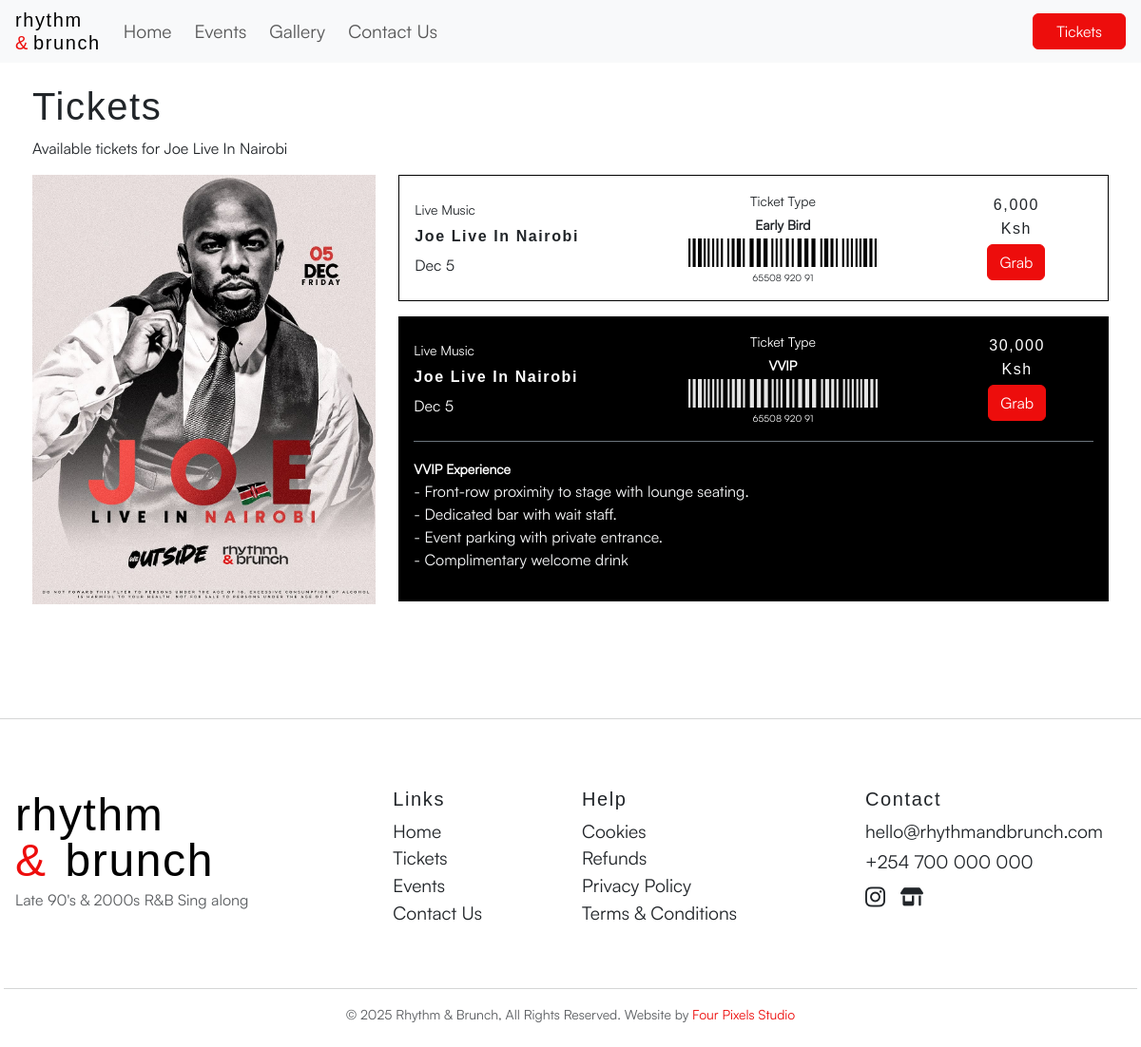
The page /tickets/ on the database its author committed.
### events/models.py (models this page shows, shortened)
class Event(models.Model):
    name = models.CharField(max_length=200, null=True, blank=True)
    poster = models.ImageField(upload_to="event_posters/", blank=True, null=True)
    poster_url = models.TextField(null=True, blank=True)
    date = models.DateField(null=True, blank=True)
    start_time = models.TimeField(null=True, blank=True)
    end_time = models.TimeField(null=True, blank=True)
    location = models.CharField(max_length=255, null=True, blank=True)
    venue = models.CharField(max_length=255, null=True, blank=True)
    disclaimer = models.TextField(null=True, blank=True)
    keywords = models.TextField(null=True, blank=True)
    description = models.TextField(null=True, blank=True)
    slug = models.SlugField(unique=True, null=True, blank=True)
    likes = models.CharField(default=0, max_length=9, null=True, blank=True)
    google_maps_link = models.TextField(null=True, blank=True)
    ticket_link = models.TextField(null=True, blank=True)
    meta_thumbnail = ResizedImageField(size=[1200, 630], crop=['middle', 'center'], quality=75, upload_to='thumbnails/', blank=True, null=True)
    small_poster = ResizedImageField(quality=75, upload_to='thumbnails/', blank=True, null=True)
    online = models.BooleanField(default=False)
    delete = models.BooleanField(default=False)
    created_at = models.DateTimeField(default=timezone.now)
    published_at = models.DateTimeField(blank=True, null=True)
    updated_at = models.DateTimeField(auto_now=True)
    hit_count_generic = GenericRelation(HitCount, object_id_field="object_pk", related_query_name="hit_count_generic_relation")
    @property
    def get_poster(self):
        if self.poster:
            return self.poster.url
        if self.poster_url:
            return self.poster_url
        return static('rhythymandbrunch_poster.jpg')
    class Meta:
        verbose_name = "Event"
        verbose_name_plural = "Events"
        ordering = ['-date']
    @property
    def get_tickets(self):
        if TicketCategory.objects.filter(event=self).exists():
            return TicketCategory.objects.filter(event=self)
        return None

class TicketCategory(models.Model):
    event = models.ForeignKey(Event, on_delete=models.CASCADE)
    category_name = models.CharField(max_length=50, blank=True, unique=False)
    price = models.DecimalField(max_digits=10, decimal_places=2)
    perks = models.TextField(blank=True)
    admits = models.IntegerField(default=1)
    sold_out = models.BooleanField(default=False)
    ticket_link = models.TextField(blank=True, null=True)

### tickets/views.py (the view)
# urls.py: path("tickets/", include("tickets.urls")),
def tickets(request):
    context = {
        "title_tag": "Tickets",
        "latest_event": Event.objects.latest("date"),
    }
    return render(request, "tickets.html", context)

### tickets/templates/tickets.html (shortened to what this page needs)
{% extends 'base.html' %}
{% block body %}
{% load static %}
{% load humanize %}
<main class="container-fluid">
    <div class="container px-1 py-5">
        <div class="row mt-4">
            <div class="col-12">
                <div class="row mt-3">
                    <div class="col-sm-12 col-lg-5">
                        <h1 data-aos="fade-up" data-aos-delay="50">Tickets</h1>
                        <p data-aos="fade-up" data-aos-delay="70">Available tickets for {{ latest_event.name }}</p>
                    </div>
                </div>
            </div>
            <div class="col-sm-12 col-lg-4 mb-4" data-aos="fade-up" data-aos-delay="100">
                <img src="{{ latest_event.get_poster }}" alt="{{ latest_event.name }}'s Poster" class="img-fluid w-100">
            </div>
            <div class="col-sm-12 col-lg-8">
                {% for ticket in latest_event.get_tickets %}
                {% if forloop.counter|divisibleby:"2" %}
                <div class="bg-black rounded-0 p-3 mb-3" data-aos="fade-up" data-aos-delay="{{ forloop.counter0 }}00" data-aos-duration="600">
                    <div class="row justify-content-between align-items-center">
                        <div class="col-4 col-lg-4">
                            <div class="d-flex flex-column gap-2 align-items-start">
                                <small class="text-white">Live Music</small>
                                <h6 class="fw-bold my-0 text-white">{{ ticket.event.name }}</h6>
                                <p class="my-0 text-white">{{ ticket.event.date|date:"M j" }}</p>
                            </div>
                        </div>
                        <div class="col-4 col-lg-5">
                            <div class="d-flex flex-column gap-1 align-items-center">
                                <small class="text-white">Ticket Type</small>
                                <small class="fw-bold text-white">{{ ticket.category_name }}</small>
                                <img src="{% static 'img/barcode.png' %}" alt="" style="filter:invert(.9); height: 30px; width: 70%; object-fit: cover;" class="img-fluid">
                                <small class="text-sm no-link text-white">65508 920 91</small>
                            </div>
                        </div>
                        <div class="col-4 col-lg-3">
                            <div class="d-flex flex-column gap-1 align-items-center">
                                <h6 class="my-0 text-white">{{ ticket.price|floatformat:0|intcomma }}</h6>
                                <p class="my-0 text-white fs-primary">Ksh</p>
                                {% if ticket.sold_out %}
                                <button role="button" class="btn btn-outline-primary" data-aos="fade-right" data-aos-delay="{{ forloop.counter0 }}00" data-aos-duration="600" disabled><s>Sold Out</s></button>
                                {% else%}
                                <a href="{{ ticket.ticket_link }}" target="_blank" class="btn btn-primary" data-aos="fade-right" data-aos-delay="{{ forloop.counter0 }}00" data-aos-duration="600">Grab</a>
                                {% endif %}
                            </div>
                        </div>
                        {% if ticket.perks %}
                        <div class="col-12">
                            <div class="border-top border-secondary my-3 px-2"></div>
                            <small class="fw-bold text-white">{{ ticket.category_name }} Experience</small>
                            <div class="my-0 text-light">{{ ticket.perks|linebreaks }}</div>
                        </div>
                        {% endif %}
                    </div>
                </div>
                {% else %}
                <div class="border border-black rounded-0 p-3 mb-3" data-aos="fade-up" data-aos-delay="{{ forloop.counter0 }}00" data-aos-duration="600">
                    <div class="row justify-content-between align-items-center">
                        <div class="col-4 col-lg-4">
                            <div class="d-flex flex-column gap-2 align-items-start">
                                <small>Live Music</small>
                                <h6 class="fw-bold my-0">{{ ticket.event.name }}</h6>
                                <p class="my-0">{{ ticket.event.date|date:"M j" }}</p>
                            </div>
                        </div>
                        <div class="col-4 col-lg-5">
                            <div class="d-flex flex-column gap-1 align-items-center">
                                <small>Ticket Type</small>
                                <small class="fw-bold">{{ ticket.category_name }}</small>
                                <img src="{% static 'img/barcode.png' %}" alt="" style="height: 30px; width: 70%; object-fit: cover;" class="img-fluid">
                                <small class="text-sm no-link">65508 920 91</small>
                            </div>
                        </div>
                        <div class="col-4 col-lg-3">
                            <div class="d-flex flex-column gap-1 align-items-center">
                                <h6 class="my-0">{{ ticket.price|floatformat:0|intcomma }}</h6>
                                <p class="my-0 fs-primary">Ksh</p>
                                {% if ticket.sold_out %}
                                <button role="button" class="btn btn-outline-primary" data-aos="fade-right" data-aos-delay="{{ forloop.counter0 }}00" data-aos-duration="600" disabled><s>Sold Out</s></button>
                                {% else%}
                                <a href="{{ ticket.ticket_link }}" target="_blank" class="btn btn-primary" data-aos="fade-right" data-aos-delay="{{ forloop.counter0 }}00" data-aos-duration="600">Grab</a>
                                {% endif %}
                            </div>
                        </div>
                    </div>
                </div>
                {% endif %}
                {% endfor %}
            </div>
        </div>
    </div>
</main>
{% endblock %}

### frontend/templates/base.html (shortened to what this page needs)
{% load static %}
<!DOCTYPE html>
<html lang="en">
    <head>
        {% include "head.html" %}
    </head>
    <body>
        {% include "navbar.html" %}
        <div class="px-0 container-fluid">
            {% block body %}
            {% endblock %}
        </div>
        {% include "footer.html" %}
    </body>
</html>

### frontend/templates/head.html (shortened to what this page needs)
{% load static %}
<link rel="stylesheet" href="https://cdnjs.cloudflare.com/ajax/libs/font-awesome/6.4.2/css/all.min.css" />
<link rel="stylesheet" href="{% static 'css/main.css' %}">
<link rel="stylesheet" href="{% static 'css/aos.css' %}">
<link rel="stylesheet" href="{% static 'css/bootstrap.min.css' %}">

### frontend/templates/navbar.html (shortened to what this page needs)
{% load static %}
<nav class="navbar bg-light py-1 navbar-expand-lg fixed-top" id="mainNav">
    <div class="container-fluid px-3">
        <a class="navbar-brand navbar-logo" href="{% url 'index' %}">
            <h5 class="my-0 rhythm">rhythm</h5>
            <h5 class="mb-0 brunch"><span class="and me-1">&</span>brunch</h5>
        </a>
        <div class="collapse navbar-collapse justify-content-end" id="navbarResponsive">
            <ul class="navbar-nav me-auto d-flex flex-column flex-lg-row align-items-end w-100 me-4 my-3 my-lg-0">
                <li class="nav-item"><a class="nav-link me-lg-2 {% if request.path == '/' %}text-primary{% endif %}" href="{% url 'index' %}">Home</a></li>
                <li class="nav-item"><a class="nav-link me-lg-2 {% if '/event/' in request.path or '/events/' in request.path %}text-primary{% endif %}" href="{% url 'event_list' %}">Events</a></li>
                <li class="nav-item"><a class="nav-link me-lg-2 {% if '/gallery/' in request.path %}text-primary{% endif %}" href="{% url 'gallery' %}">Gallery</a></li>
                <li class="nav-item"><a class="nav-link me-lg-2 {% if '/contact-us/' in request.path %}text-primary{% endif %}" href="{% url 'contact' %}">Contact Us</a></li>
            </ul>
        </div>
        <a href="{% url 'tickets' %}" class="btn btn-primary px-4 d-lg-block d-none">Tickets</a>
    </div>
</nav>

### frontend/templates/footer.html
<hr class="text-muted my-5">
<footer class="container-fluid px-3 py-4">
    <div class="row gy-4">
        <div class="col-sm-12 col-lg-4">
            <a class="navbar-brand navbar-logo text-black" href="{% url 'index' %}">
                <h2 class="display-5 my-0">rhythm</h2>
                <h2 class="display-5 mb-0" style="margin-top: -9px;"><span class="text-primary me-1">&</span> brunch</h2>
                <p class="text-muted">Late 90's & 2000s R&B Sing along</p>
            </a>
        </div>
        <div class="col-sm-12 col-lg-2">
            <h5>Links</h5>
            <ul class="list-unstyled">
                <li class="nav-link"><a class="hover-underline" href="{% url 'index' %}">Home</a></li>
                <li class="nav-link"><a class="hover-underline" href="{% url 'tickets' %}">Tickets</a></li>
                <li class="nav-link"><a class="hover-underline" href="{% url 'event_list' %}">Events</a></li>
                <li class="nav-link"><a class="hover-underline" href="{% url 'contact' %}">Contact Us</a></li>
            </ul>
        </div>
        <div class="col-sm-12 col-lg-3">
            <h5>Help</h5>
            <ul class="list-unstyled">
                <li class="nav-link"><a class="hover-underline" href="">Cookies</a></li>
                <li class="nav-link"><a class="hover-underline" href="">Refunds</a></li>
                <li class="nav-link"><a class="hover-underline" href="">Privacy Policy</a></li>
                <li class="nav-link"><a class="hover-underline" href="">Terms & Conditions</a></li>
            </ul>
        </div>
        <div class="col-sm-12 col-lg-3">
            <h5>Contact</h5>
            <ul class="list-unstyled">
                <li class="nav-link"><a class="hover-underline" href="mailto:hello@rhythmandbrunch.com">hello@rhythmandbrunch.com</a></li>
                <li class="nav-link pt-1"><a class="hover-underline" href="tel:+254700000000">+254 700 000 000</a></li>
                <li class="nav-link">
                    <div class="d-flex mt-2 align-items-center gap-3">
                        <a target="_blank" class="hover-underline" href="https://www.instagram.com/rhythmandbrunch_africa?utm_source=ig_web_button_share_sheet&igsh=ZDNlZDc0MzIxNw==">
                            <i class="fa-brands fa-instagram fa-lg"></i>
                        </a>
                        <a target="_blank" class="hover-underline" href="https://rhythm.hustlesasa.shop/">
                            <i class="fa-solid fa-shop"></i>
                        </a>
                    </div>
                </li>
            </ul>
        </div>
    </div>
    <div class="row mt-5">
        <hr class="text-muted">
        <small class="text-center text-muted" id="footer-year"></small>
    </div>
</footer>

### static/css/main.css (style rules this page uses)
body { font-family: 'Satoshi-Regular', sans-serif; font-weight: 600; background-color: #f4f0ee; }
h1, h2, h3, h4, h5, h6 { font-family: 'Media Sans Extended', sans-serif !important; letter-spacing: 0.1rem; font-weight: 400; }
p, a, small, li { font-family: 'Satoshi-Regular', sans-serif !important; font-weight: 400; }
.fs-primary { font-family: 'Media Sans Extended', sans-serif !important; letter-spacing: 0.1rem; }
.fw-bold { font-weight: 900 !important; }
.text-primary { color: #ed0d0c; }
.rhythm, .brunch { color: black; animation: blackToRed 18s steps(1, end) infinite; }
.and { color: #ed0d0c; animation: redToBlack 18s steps(1, end) infinite; }
.hover-underline { text-decoration: none; cursor: pointer; color: inherit; }
.no-link { text-decoration: none; cursor: pointer; border: none; padding: 0; margin: 0; color: inherit; }
.text-sm { font-size: 10px; }

### rows shown on the page
Event: name "Joe Live In Nairobi", get_poster (picture)
TicketCategory: event.name "Joe Live In Nairobi", event "Dec 5", category_name "Early Bird", price "6,000"
TicketCategory: event.name "Joe Live In Nairobi", event "Dec 5", category_name "VVIP", price "30,000", perks "- Front-row proximity to stage with lounge seating. - Dedicated bar with wait staff. - Event parking with private entrance. - Complimentary welcome drink"
